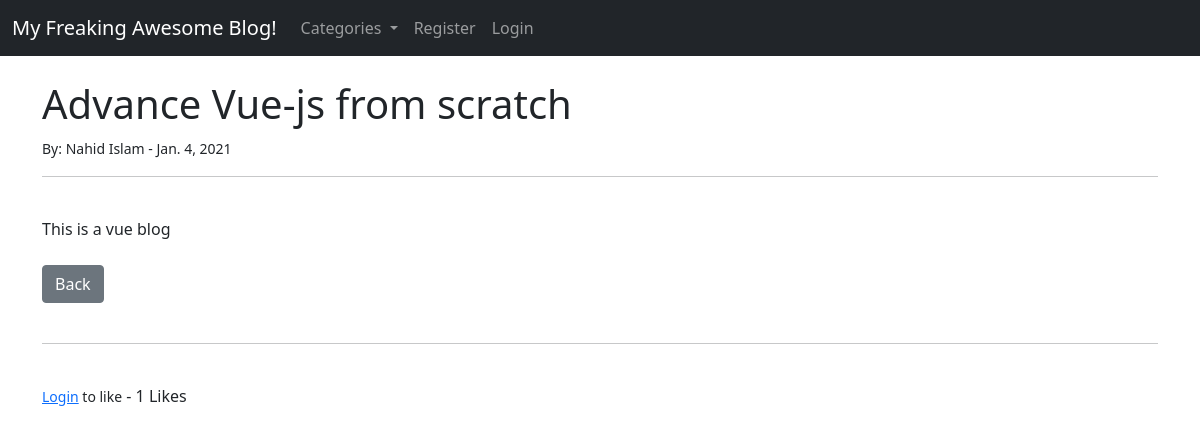
The app's page /article/13 with its own data.
### myblog/models.py (models this page shows, shortened)
class Post(models.Model):
    title = models.CharField(max_length=255)
    title_tag = models.CharField(max_length=255, default="My Freaking Awesome Blog")
    author = models.ForeignKey(User, on_delete=models.CASCADE)
    body = models.TextField()
    post_date = models.DateField(auto_now_add=True)
    category = models.CharField(max_length=255, default="coding")
    likes = models.ManyToManyField(User, related_name='blog_posts')
    def total_likes(self):
        return self.likes.count()

### myblog/views.py (the view)
# urls.py: path('article/<int:pk>', ArticleDetailView.as_view(), name="article-detail"),
class ArticleDetailView(DetailView):
    model = Post
    template_name = 'article_details.html'
    def get_context_data(self, *args, **kwargs):
        cat_menu = Category.objects.all()
        context = super(ArticleDetailView, self).get_context_data(*args, **kwargs)
        stuff = get_object_or_404(Post, id=self.kwargs['pk'])
        total_likes = stuff.total_likes()
        liked = False
        if stuff.likes.filter(id=self.request.user.id).exists():
            liked = True
        context["cat_menu"] = cat_menu
        context["total_likes"] = total_likes
        context["liked"] = liked
        return context

### myblog/models.py (called while the page is built)
    def __str__(self):
        return self.name

### templates/article_details.html (shortened to what this page needs)
{% extends 'base.html' %}
{% block content %}
    <h1>{{ post.title }}</h1>
    <small> By:
            {{ post.author.first_name }}
            {{ post.author.last_name }} -
            {{ post.post_date }} </small>
    <br/>
    <hr>
    <br/>
    {{ post.body|safe }}
    <br/><br/>
    <a href="{% url 'home' %}" class="btn btn-secondary">Back</a>
    <br><br>
    <hr>
    <br>
    <form action="{% url 'like_post' post.pk %}" method="post">
        {% if user.is_authenticated %}
            {% if liked %}
                <button type="submit" name="post_id" value="{{ post.id }}" class="btn btn-danger btn-sm">Unlike</button>
            {% else %}
                <button type="submit" name="post_id" value="{{ post.id }}" class="btn btn-primary btn-sm">Like</button>
            {% endif %}
        {% else %}
            <small><a href="{% url 'login' %}">Login</a> to like</small>
        {% endif %}
            - {{ total_likes }} Likes
    </form>
{% endblock %}

### records on screen
Post: title "Advance Vue-js from scratch", author.first_name "Nahid", author.last_name "Islam", post_date "Jan. 4, 2021", body "This is a vue blog"

### other values on screen
{{ total_likes }} "1"
